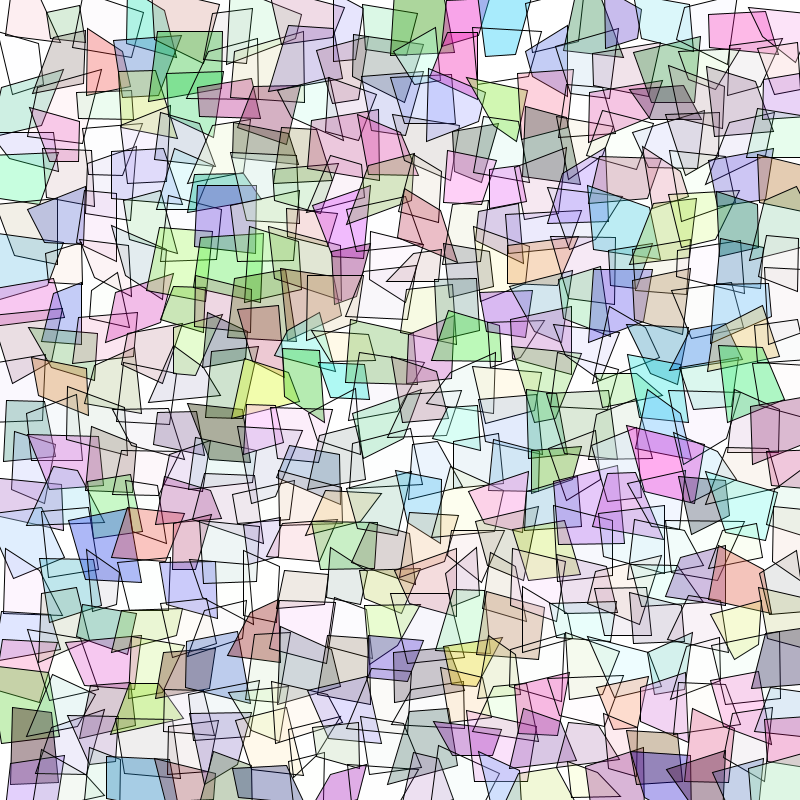
Frame 1 (no input)
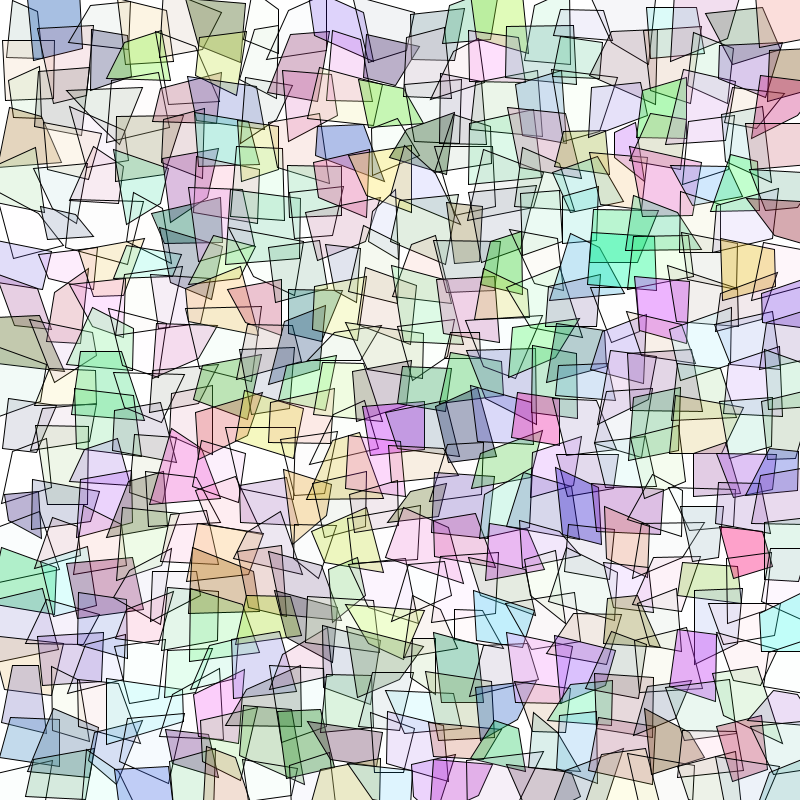
Frame 60 (the mouse pressed at the canvas centre just before this capture)
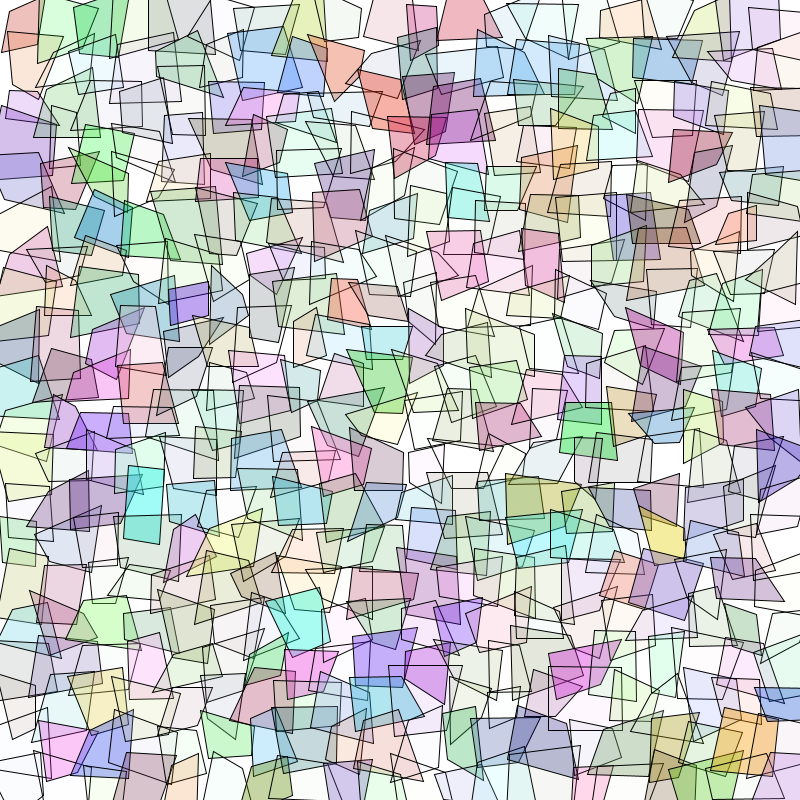
Frame 120 (the mouse held since frame 60 and released just before this capture)

The Processing sketch that drew these frames (run headless with seeded random() and noise(); from frame 60 on, the mouse is pressed at the canvas centre):

// Processing sketch: Random_Quadrafigures
// ── Random_Quadrafigures.pde

// randomized Quadrangle plot
float scl=40;
float size=50;
float jitter=0.3;
void setup() {
size(800, 800);
background(255);
strokeWeight(1);
for(float i=0;i*scl<width;i++){
  for (float j=0; j*scl<height; j++){
  fill(random(255),random(255),random(255),random(100));
  plotRandomizedQuad (i*scl, j*scl, size, size, jitter, jitter);
}
}
} // end setup
void plotRandomizedQuad(float x, float y, float w, float h, float randW, float randH) {
  float jitterW = w*randW;
  float jitterH = h*randH;
  beginShape();
  vertex(x+random(- jitterW, jitterW), y+random(-jitterH, jitterH));
  vertex(x+random(-jitterW, jitterW), y+h+random(-jitterH, jitterH));
  vertex(x+w+random(-jitterW, jitterW), y+h+random(-jitterH, jitterH));
  vertex(x+w+random(-jitterW, jitterW), y+random(-jitterH, jitterH));
  endShape(CLOSE);
} // end plotRandomizedQuad

int token=0;
int shutter=20;
void draw(){
  if (token%shutter==0){
background(255);
strokeWeight(1);
for(float i=0;i*scl<width;i++){
  for (float j=0; j*scl<height; j++){
  fill(random(255),random(255),random(255),random(100));
  plotRandomizedQuad (i*scl, j*scl, size, size, jitter, jitter);
  token=token+1;
}
}
}}
